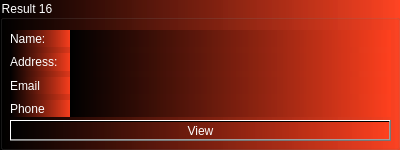
         <widget class="QGroupBox" name="groupBox_18">
          <property name="minimumSize">
           <size>
            <width>400</width>
            <height>150</height>
           </size>
          </property>
          <property name="maximumSize">
           <size>
            <width>400</width>
            <height>150</height>
           </size>
          </property>
          <property name="autoFillBackground">
           <bool>false</bool>
          </property>
          <property name="styleSheet">
           <string notr="true">color: white;
background-color:
qlineargradient(spread:pad, x1:0, y1:0, x2:1, y2:0, stop:0 rgba(0, 0, 0, 255), stop:1 rgba(255, 64, 30,220))
</string>
          </property>
          <property name="title">
           <string>Result 16</string>
          </property>
          <widget class="QWidget" name="verticalLayoutWidget_81">
           <property name="geometry">
            <rect>
             <x>10</x>
             <y>30</y>
             <width>61</width>
             <height>87</height>
            </rect>
           </property>
           <layout class="QVBoxLayout" name="verticalLayout_82">
            <item>
             <widget class="QLabel" name="label_521">
              <property name="text">
               <string>Name:</string>
              </property>
             </widget>
            </item>
            <item>
             <widget class="QLabel" name="label_522">
              <property name="text">
               <string>Address:</string>
              </property>
             </widget>
            </item>
            <item>
             <widget class="QLabel" name="label_523">
              <property name="text">
               <string>Email</string>
              </property>
             </widget>
            </item>
            <item>
             <widget class="QLabel" name="label_524">
              <property name="text">
               <string>Phone</string>
              </property>
             </widget>
            </item>
           </layout>
          </widget>
          <widget class="QWidget" name="verticalLayoutWidget_82">
           <property name="geometry">
            <rect>
             <x>70</x>
             <y>30</y>
             <width>321</width>
             <height>87</height>
            </rect>
           </property>
           <layout class="QVBoxLayout" name="verticalLayout_83">
            <property name="sizeConstraint">
             <enum>QLayout::SetMinimumSize</enum>
            </property>
            <item>
             <widget class="QLabel" name="label_525">
              <property name="text">
               <string/>
              </property>
             </widget>
            </item>
            <item>
             <widget class="QLabel" name="label_526">
              <property name="text">
               <string/>
              </property>
             </widget>
            </item>
            <item>
             <widget class="QLabel" name="label_527">
              <property name="text">
               <string/>
              </property>
             </widget>
            </item>
            <item>
             <widget class="QLabel" name="label_528">
              <property name="text">
               <string/>
              </property>
             </widget>
            </item>
           </layout>
          </widget>
          <widget class="QPushButton" name="pushButton_41">
           <property name="geometry">
            <rect>
             <x>10</x>
             <y>120</y>
             <width>381</width>
             <height>21</height>
            </rect>
           </property>
           <property name="text">
            <string>View</string>
           </property>
          </widget>
         </widget>
